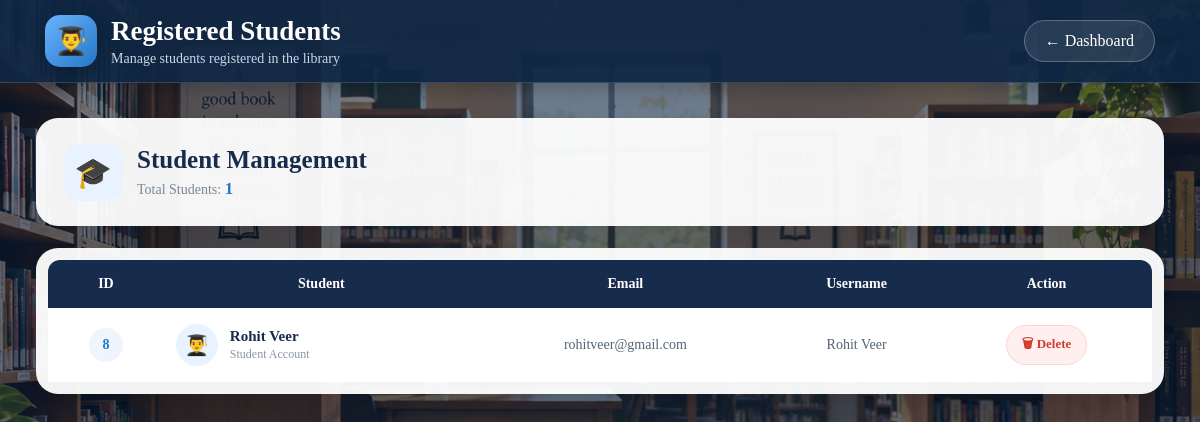
The page /students/ on the database its author committed.
### library/models.py (models this page shows, shortened)
class Student(models.Model):
    name = models.CharField(max_length=100)
    username = models.CharField(max_length=100, unique=True)
    email = models.EmailField(unique=True)
    password = models.CharField(max_length=100)

### library/views.py (the view)
def students(request):
    students = Student.objects.all().order_by('-id')
    return render(
        request,
        'students.html',
        {
            'students': students
        }
    )

### library/templates/students.html (shortened to what this page needs)
{% load static %}
<!DOCTYPE html>
<html lang="en">
<head>
    <link rel="stylesheet" href="{% static 'students.css' %}">
</head>
<body>
<div class="header">
    <div class="brand">
        <div class="brand-icon">
            👨‍🎓
        </div>
        <div>
            <h1>Registered Students</h1>
            <p>
                Manage students registered in the library
            </p>
        </div>
    </div>
    <a
        href="{% url 'admin_dashboard' %}"
        class="back"
    >
        ← Dashboard
    </a>
</div>
<div class="container">
    <div class="top-card">
        <div class="heading">
            <div class="heading-icon">
                🎓
            </div>
            <div>
                <h2>Student Management</h2>
                <div class="count">
                    Total Students:
                    <strong>
                        {{ students|length }}
                    </strong>
                </div>
            </div>
        </div>
    </div>
    <div class="table-card">
        {% if students %}
        <table>
            <thead>
                <tr>
                    <th>ID</th>
                    <th>Student</th>
                    <th>Email</th>
                    <th>Username</th>
                    <th>Action</th>
                </tr>
            </thead>
            <tbody>
                {% for student in students %}
                <tr>
                    <td>
                        <span class="id">
                            {{ student.id }}
                        </span>
                    </td>
                    <td>
                        <div class="student-info">
                            <div class="student-icon">
                                👨‍🎓
                            </div>
                            <div>
                                <div class="student-name">
                                    {{ student.name }}
                                </div>
                                <div class="student-username">
                                    Student Account
                                </div>
                            </div>
                        </div>
                    </td>
                    <td>
                        {{ student.email }}
                    </td>
                    <td>
                        {{ student.username }}
                    </td>
                    <td>
                        <a
                            href="{% url 'delete_student' student.id %}"
                            class="delete"
                            onclick="return confirm('Delete this student?');"
                        >
                            🗑 Delete
                        </a>
                    </td>
                </tr>
                {% endfor %}
            </tbody>
        </table>
        {% endif %}
    </div>
</div>
</body>
</html>

### library/static/students.css (style rules this page uses)
* { margin:0; padding:0; box-sizing:border-box; font-family:"Constantia","Times New Roman",Georgia,serif; }
body { min-height:100vh; color:#172b4d; background: linear-gradient( rgba(10,35,65,.55), rgba(10,35,65,.68) ), url("/static/library.jpg.png") center/cover fixed no-repeat; }
.header { width:100%; min-height:82px; padding:15px 45px; display:flex; align-items:center; justify-content:space-between; background:rgba(15,38,68,.92); border-bottom:1px solid rgba(255,255,255,.15); box-shadow:0 5px 25px rgba(0,0,0,.30); }
.brand { display:flex; align-items:center; gap:14px; }
.brand-icon { width:52px; height:52px; display:flex; align-items:center; justify-content:center; border-radius:15px; background:linear-gradient( 135deg, #69b3ff, #2477c5 ); font-size:27px; box-shadow:0 7px 20px rgba(0,0,0,.25); }
.brand h1 { color:white; font-size:27px; }
.brand p { color:#c9d8e8; font-size:14px; margin-top:4px; }
.back { text-decoration:none; color:white; padding:11px 20px; border-radius:25px; background:rgba(255,255,255,.10); border:1px solid rgba(255,255,255,.25); transition:.3s; }
.container { width:94%; max-width:1200px; margin:35px auto 60px; }
.top-card { background:rgba(255,255,255,.95); border-radius:22px; padding:25px 28px; display:flex; align-items:center; justify-content:space-between; box-shadow:0 15px 40px rgba(0,0,0,.25); margin-bottom:22px; }
.heading { display:flex; align-items:center; gap:15px; }
.heading-icon { width:58px; height:58px; display:flex; align-items:center; justify-content:center; border-radius:16px; background:#e8f3ff; font-size:30px; }
.heading h2 { color:#172b4d; font-size:25px; }
.count { color:#7a8795; font-size:14px; margin-top:5px; }
.count strong { color:#2477c5; font-size:17px; }
.table-card { background:rgba(255,255,255,.95); border-radius:22px; padding:12px; box-shadow:0 15px 40px rgba(0,0,0,.25); overflow-x:auto; }
table { width:100%; min-width:800px; border-collapse:separate; border-spacing:0; }
th { padding:16px 12px; background:#172b4d; color:white; font-size:14px; text-align:center; }
th:first-child { border-radius:12px 0 0 0; }
th:last-child { border-radius:0 12px 0 0; }
td { padding:16px 12px; background:white; color:#536477; text-align:center; font-size:14px; border-bottom:1px solid #e8edf3; }
tbody tr { transition:.25s; }
tbody tr:last-child td { border-bottom:none; }
.student-info { display:flex; align-items:center; justify-content:flex-start; gap:12px; text-align:left; }
.student-icon { width:42px; height:42px; flex-shrink:0; display:flex; align-items:center; justify-content:center; border-radius:50%; background:#e8f3ff; font-size:20px; }
.student-name { color:#172b4d; font-size:15px; font-weight:bold; }
.student-username { color:#8a96a3; font-size:12px; margin-top:2px; }
.id { display:inline-flex; width:34px; height:34px; align-items:center; justify-content:center; border-radius:50%; background:#eef5fc; color:#2477c5; font-weight:bold; }
.delete { display:inline-block; padding:8px 15px; border-radius:20px; text-decoration:none; color:#d13b2e; background:#fff0ef; border:1px solid #ffd3cf; font-size:13px; font-weight:bold; transition:.25s; }

### rows shown on the page
Student: id "8", name "Rohit Veer", email "rohitveer@gmail.com", username "Rohit Veer"

### other values the page prints
{{ students|length }} "1"
